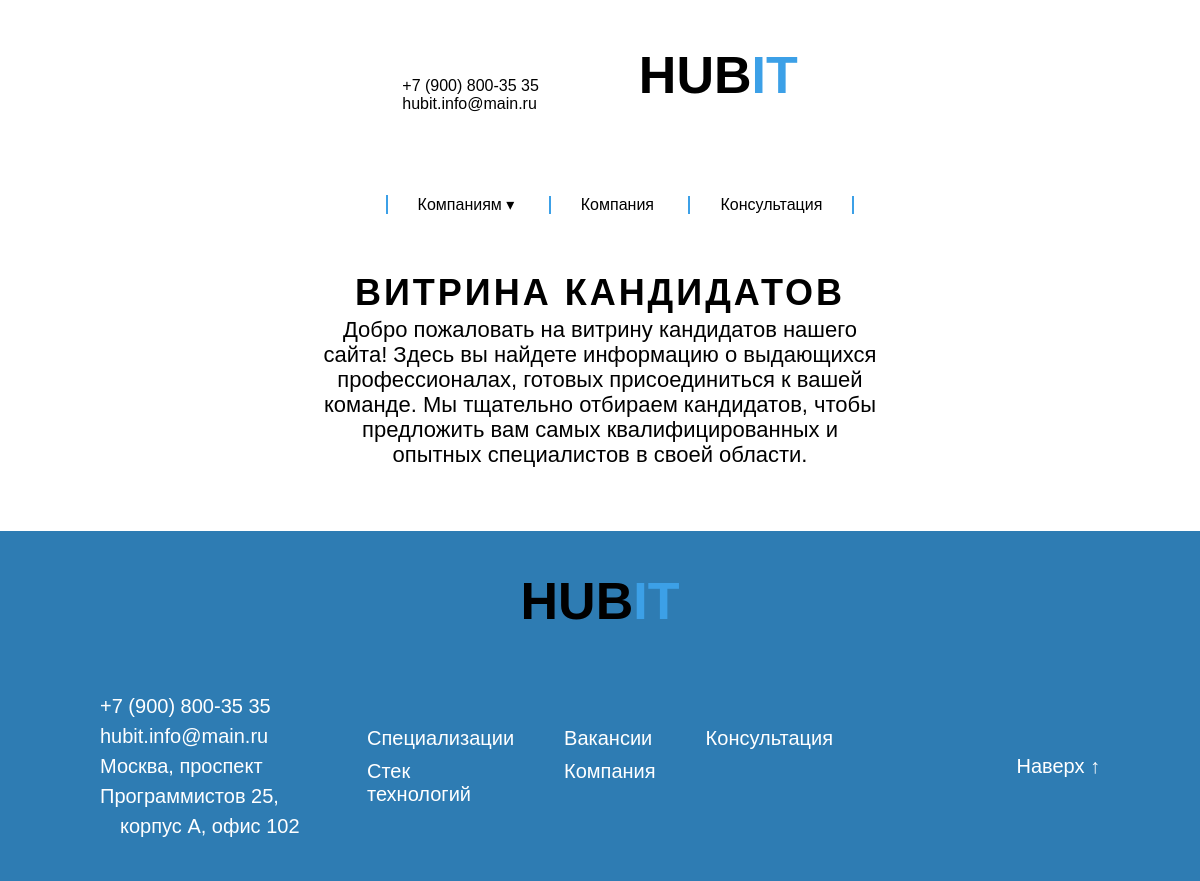
The app's page /db-spec.php, older data.
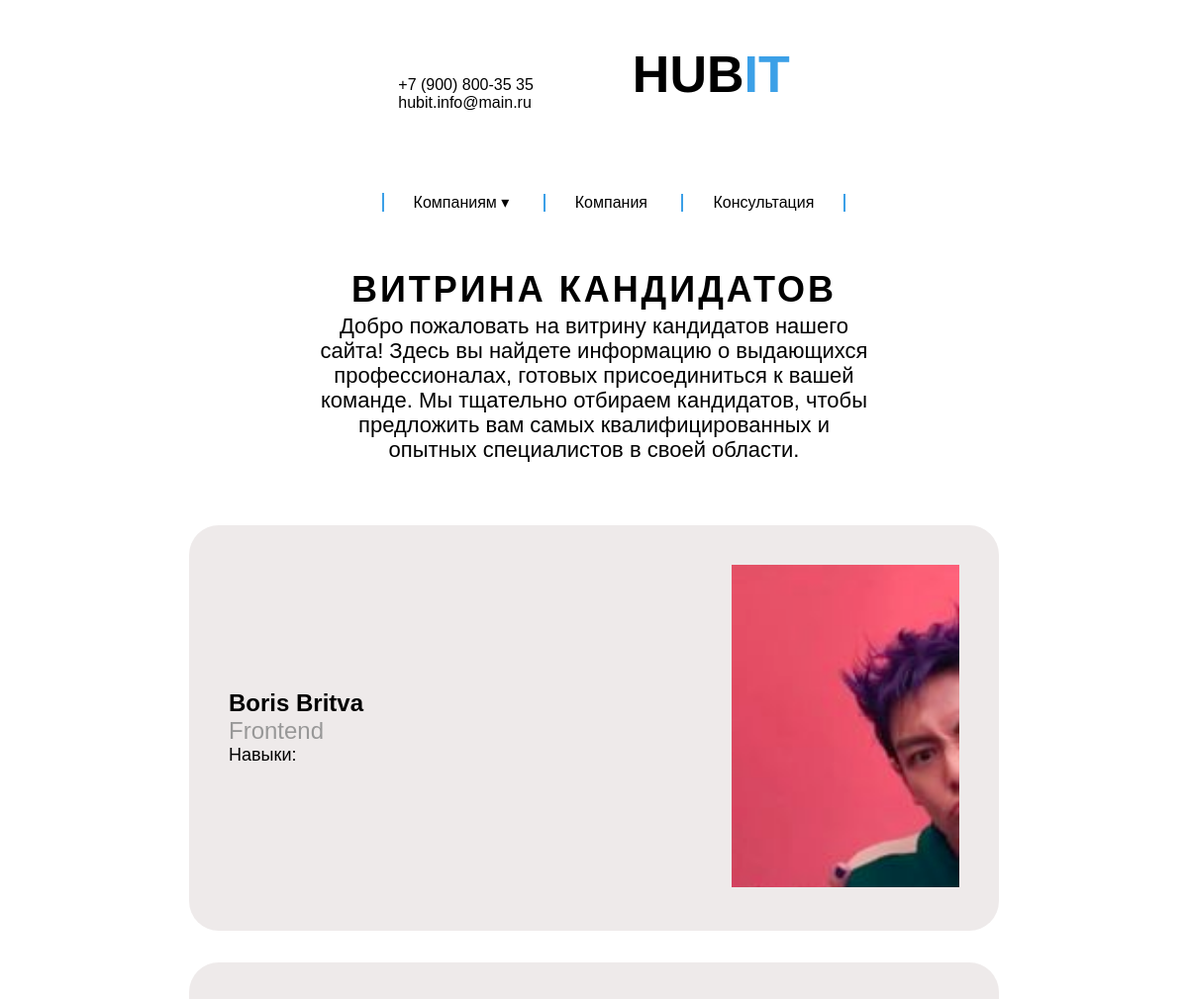
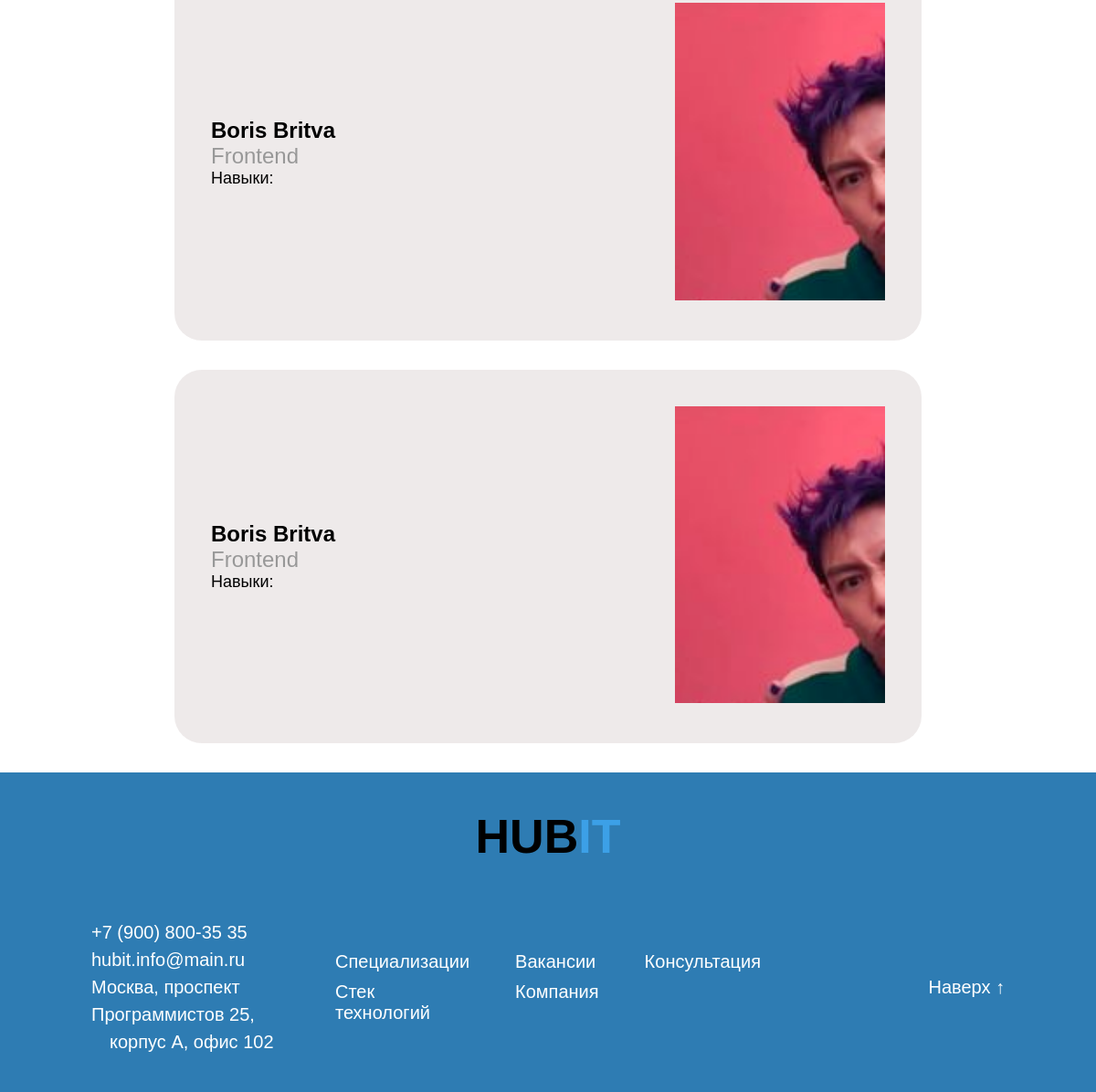
The same page, newer data (2 pictures, top to bottom).
### tables this page shows
CREATE TABLE `ContactForm` (
  `id` int NOT NULL,
  `nameSername` char(35) NOT NULL,
  `phone` char(20) NOT NULL,
  `email` char(100) NOT NULL,
  `skills` varchar(400) NOT NULL,
  `cityFor` char(30) NOT NULL,
  `reason` varchar(400) NOT NULL,
  `position` char(30) NOT NULL,
  `photo_path` varchar(64) NOT NULL,
  `status` varchar(3) NOT NULL
);

### db-spec.php (the view, shortened to what this page needs)
<?php
    require_once 'back/connect.php';
?>
<!DOCTYPE html>
<html lang="ru">
<head>
    <link rel="stylesheet" href="assets/css/style.css">
    <link rel="stylesheet" href="https://cdn.jsdelivr.net/npm/material-design-lite/material.min.css">
</head>
<body>
    <header id="header">
        <div class="header-conteiner">
            <div class="container-logo">
                <div>
                    <a href="tel:+79008003535">+7 (900) 800-35 35</a>
                    <br>
                    hubit.info@main.ru
                </div>
                <div class="header-logo">
                    <strong>HUB</strong><strong style="color: #3CA0E7;">IT</strong>
                </div>
            </div>
            <nav role="navigation" class="primary-navigation">
                <ul>
                    <li><a href="#">Компаниям &dtrif;</a>
                    </li>
                    <li><a href="index.php#about-company">Компания</a></li>
                    <li style="border-right: 2px solid #3ca0e7;"><a href="index.php#form-cons">Консультация</a></li>
                </ul>
            </nav>
        </div>
    </header>
    <main>
        <div class="main-container">
            <div class="specialization-description">
                <div class="vacancy-description">
                    <h1 class="title">Витрина кандидатов</h1>
                    <div style="line-height: 25px;">
                        Добро пожаловать на витрину кандидатов нашего сайта! Здесь вы найдете информацию о выдающихся профессионалах,
                        готовых присоединиться к вашей команде. Мы тщательно отбираем кандидатов, чтобы предложить вам самых квалифицированных и
                        опытных специалистов в своей области.
                    </div>
                </div>
            </div>
            <div class="specialization-cards">
                <?php
                $query = "SELECT nameSername, skills, position, photo_path FROM ContactForm WHERE status = 'job'";
                $result = mysqli_query($connect, $query);
                if ($result) {
                    while ($row = mysqli_fetch_assoc($result)) {
                        $nameSername = htmlspecialchars($row['nameSername']);
                        $position = htmlspecialchars($row['position']);
                        $photo_path = htmlspecialchars($row['photo_path']);
                        $skillsList = '';
                        echo "
                        <div class='specialization-item'>
                            <div class='item-description'>
                                <h2 style='width: 400px;'>$nameSername</h2>
                                <div>
                                    <span>$position</span>
                                    <p>Навыки:</p>
                                    <ul class='list-style-one mdl-tabs__panel-text'>
                                        $skillsList
                                    </ul>
                                </div>
                            </div>
                            <div class='item-img'>
                                <img src='$photo_path' alt='Фото $nameSername'>
                            </div>
                        </div>";
                    }
                } else {
                    echo "<p>Ошибка загрузки данных: " . mysqli_error($connect) . "</p>";
                }
                ?>
            </div>
        </div>
    </main>
    <footer>
        <div class="header-logo">
            <strong>HUB</strong><strong style="color: #3CA0E7;">IT</strong>
        </div>
        <div class="footer-container">
            <div class="footer-contact">
                <a href="tel:+79008003535">+7 (900) 800-35 35</a><br>
                hubit.info@main.ru <br>
                Москва, проспект Программистов 25, <br> <span style="padding-left: 20px;">корпус А, офис 102</span>
            </div>
            <div class="footer-links">
                <div>
                    <a href="index.php#specialization">Специализации</a>
                    <a href="index.php#stack">Стек технологий</a>
                </div>
                <div>
                    <a href="vacancy.php">Вакансии</a>
                    <a href="index.php#about-company">Компания</a>
                </div>
                <div>
                    <a href="index.php#form-cons">Консультация</a>
                </div>
            </div>
            <a class="footer-up" href="#header">Наверх <span>↑</span></a>
        </div>
    </footer>
</body>
</html>

### assets/css/style.css (style rules this page uses)
.specialization-cards span { color: rgb(152, 152, 152); font-size: 24px; }
.specialization-cards p { font-size: 18px; }
.specialization-item { display: flex; flex-direction: row; margin-bottom: 4vh; background-color: rgb(169, 152, 152, 0.2); border-radius: 30px; padding: 40px; align-items: center; }
.specialization-item img { width: 230px; margin-left: 9vw; }

### assets/css/root/root.css (style rules this page uses)
body, html { overflow-x: hidden; width: 100vw; position: relative; }
* { margin: 0; box-sizing: border-box; font-family: 'Montserrat', sans-serif !important; }
a { text-decoration: none; }

### assets/css/root/header.css (style rules this page uses)
.header-conteiner { display: flex; flex-direction: column; justify-content: space-between; align-items: center; padding: 25px 0; }
.container-logo { display: flex; flex-direction: row; align-items: center; gap: 100px; }
.container-logo:nth-child(1) { font-size: 16px; }
.header-logo { font-size: 52px; }

### assets/css/root/main.css (style rules this page uses)
main { display: flex; justify-content: center; }
.main-container { display: flex; flex-direction: column; align-items: center; justify-content: center; flex-wrap: wrap; }

### assets/css/root/footer.css (style rules this page uses)
footer { background: #2e7cb3; display: flex; flex-direction: column; align-items: center; padding: 20px 0; }
.header-logo { text-align: center; margin-bottom: 60px; padding-top: 20px; }
.footer-container { display: flex; width: 100%; font-size: 20px; justify-content: space-between; align-items: center; color: white; padding: 0 100px; padding-bottom: 20px; }
.footer-container a { color: white !important; }
.footer-contact { flex: 1; text-align: left; line-height: 30px; }
.footer-links { flex: 1; display: flex; justify-content: center; gap: 50px; }
.footer-links div { display: flex; gap: 10px; flex-direction: column; align-items: start; }
.footer-up { flex: 1; text-align: right; }

Row changes from the older to the newer data that the page shows:
now on this page (row edited): contactform: nameSername "Boris Britva", position "Frontend", photo_path (picture)
now on this page (row edited): contactform: nameSername "Boris Britva", position "Frontend", photo_path (picture)
now on this page (row edited): contactform: nameSername "Boris Britva", position "Frontend", photo_path (picture)
